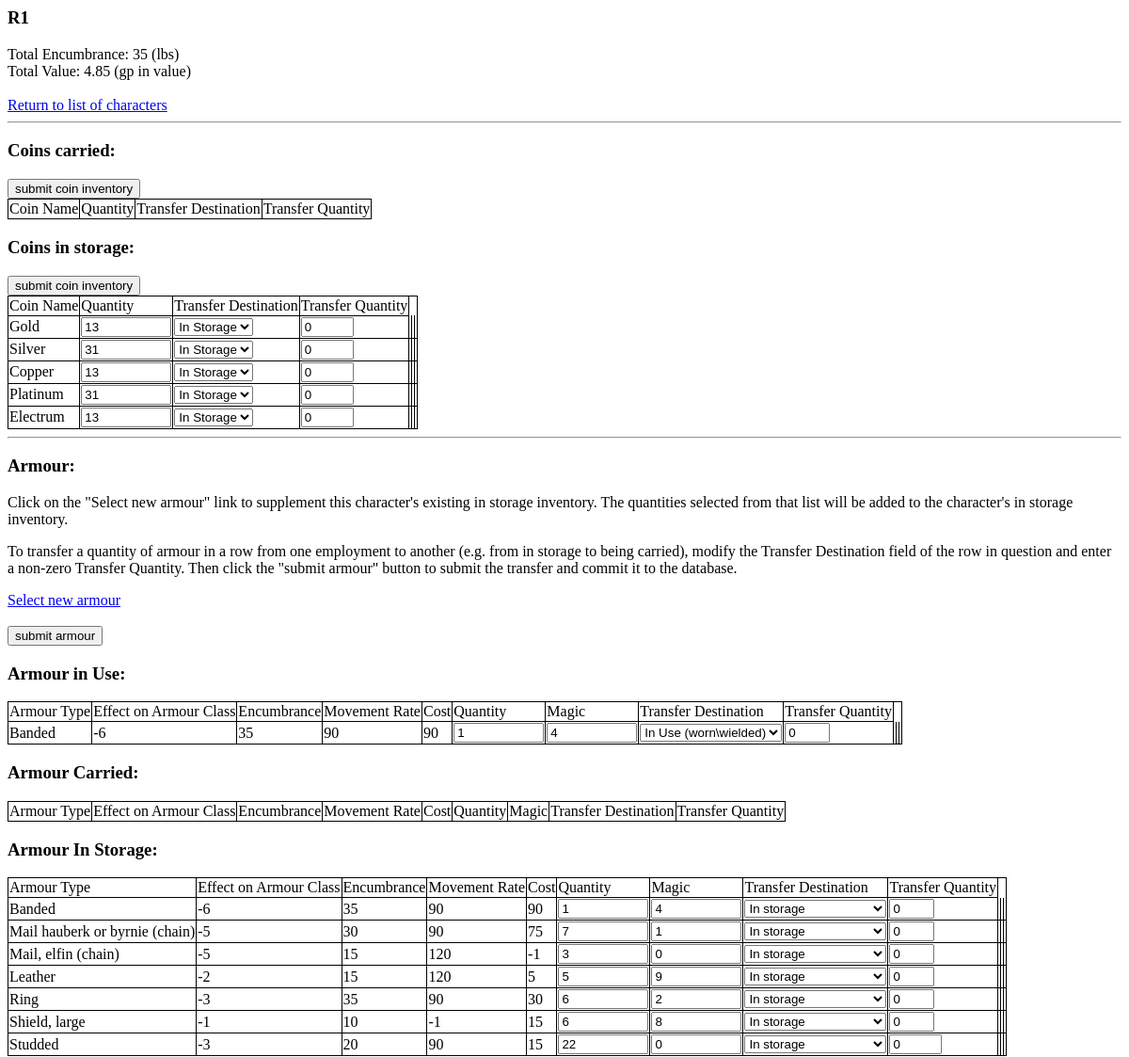
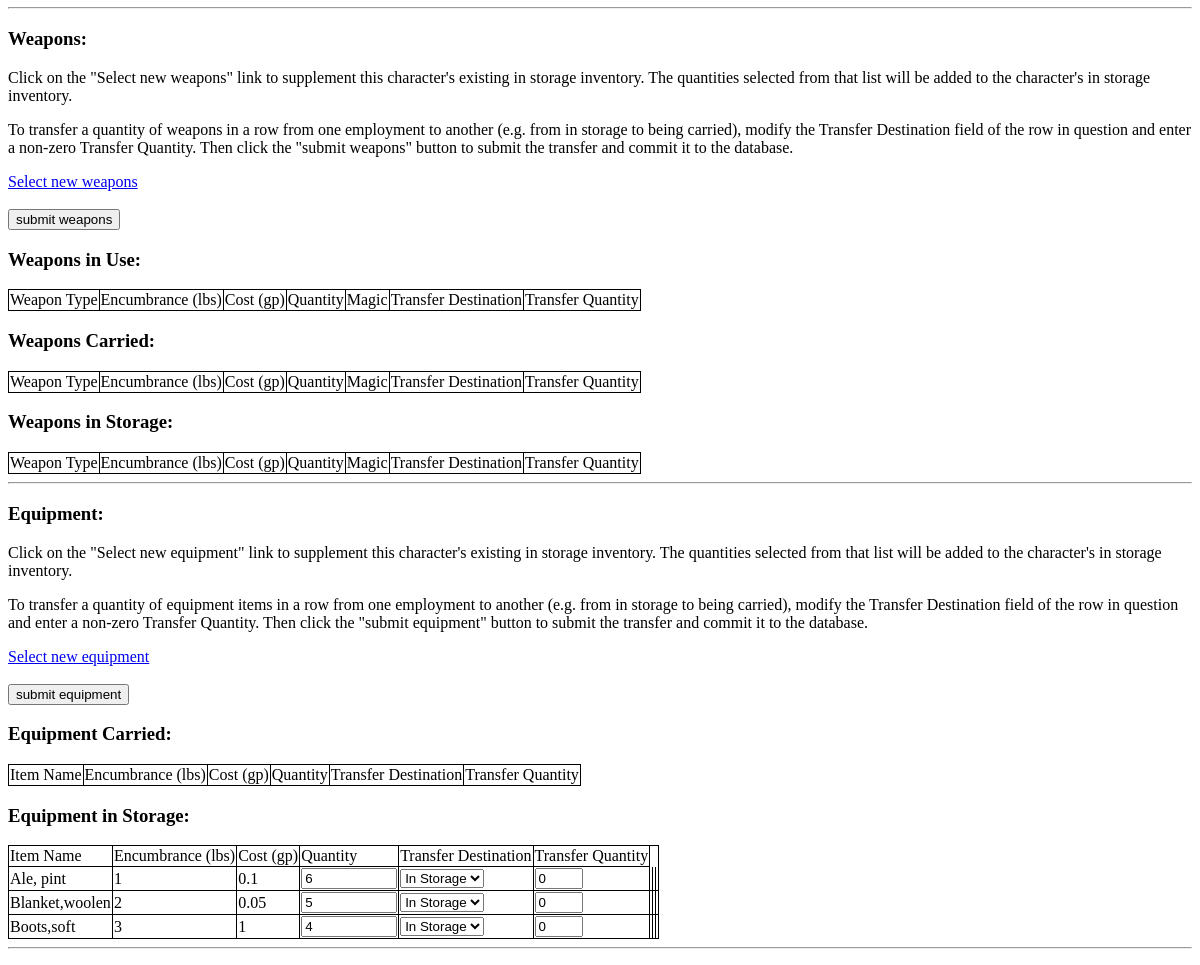
/osric_character_tools/equipcharacter.php?CharacterId=45, run on the app's committed database (2 pictures, top to bottom).
### tables this page shows
CREATE TABLE IF NOT EXISTS `characters` (
  `CharacterName` varchar(255) NOT NULL,
  `CharacterGender` int(11) NOT NULL,
  `CharacterAge` float NOT NULL,
  `CharacterHeight` float NOT NULL,
  `CharacterWeight` float NOT NULL,
  `CharacterId` bigint(20) unsigned NOT NULL AUTO_INCREMENT,
  `CharacterAlignment` int(11) NOT NULL,
  `RaceId` bigint(20) NOT NULL,
  PRIMARY KEY (`CharacterId`)
);

CREATE TABLE IF NOT EXISTS `character_coins` (
  `CharacterCoinId` bigint(20) NOT NULL AUTO_INCREMENT,
  `CharacterId` bigint(20) NOT NULL,
  `CoinId` bigint(20) NOT NULL,
  `Quantity` int(11) NOT NULL,
  `ItemStatusId` int(11) NOT NULL DEFAULT '1',
  PRIMARY KEY (`CharacterCoinId`)
);

CREATE TABLE IF NOT EXISTS `coins` (
  `CoinId` bigint(20) unsigned NOT NULL AUTO_INCREMENT,
  `CoinName` varchar(16) NOT NULL,
  `CoinValueInGoldCoins` float NOT NULL,
  `CoinEncumbranceInLbs` float NOT NULL,
  PRIMARY KEY (`CoinId`),
  UNIQUE KEY `CoinId` (`CoinId`)
);

CREATE TABLE IF NOT EXISTS `character_armour` (
  `CharacterArmourId` bigint(20) NOT NULL AUTO_INCREMENT,
  `CharacterId` bigint(20) NOT NULL,
  `ArmourId` bigint(20) NOT NULL,
  `Quantity` int(11) NOT NULL,
  `ArmourMagic` int(11) NOT NULL DEFAULT '0',
  `EquipmentStatusId` int(11) NOT NULL DEFAULT '1',
  PRIMARY KEY (`CharacterArmourId`),
  KEY `CharacterId` (`CharacterId`,`ArmourId`)
);

CREATE TABLE IF NOT EXISTS `armour` (
  `ArmourId` bigint(20) NOT NULL AUTO_INCREMENT,
  `ArmourType` varchar(32) DEFAULT NULL,
  `ArmourEncumbrance` float NOT NULL,
  `ArmourMovementRate` float NOT NULL,
  `ArmourEffectOnArmourClass` int(11) NOT NULL,
  `ArmourCost` float NOT NULL,
  PRIMARY KEY (`ArmourId`)
);

CREATE TABLE IF NOT EXISTS `character_items` (
  `CharacterItemId` bigint(20) NOT NULL AUTO_INCREMENT,
  `CharacterId` bigint(20) NOT NULL,
  `ItemId` bigint(20) NOT NULL,
  `Quantity` int(11) NOT NULL,
  `ItemStatusId` int(11) NOT NULL DEFAULT '1',
  PRIMARY KEY (`CharacterItemId`)
);

CREATE TABLE IF NOT EXISTS `items` (
  `ItemName` varchar(64) DEFAULT NULL,
  `ItemEncumbrance` float NOT NULL,
  `ItemCost` float NOT NULL,
  `ItemId` bigint(20) unsigned NOT NULL AUTO_INCREMENT,
  UNIQUE KEY `ItemId` (`ItemId`)
);

### osric_character_tools/equipcharacter.php (the view, shortened to what the rows shown need)
<?php
include("./inc/misc.inc");
include("./inc/characterInventory.inc");
include("./inc/charactertblfuncs.inc");
include("./inc/db_funcs.inc");
include("./inc/functions.inc");
$characterId = $_REQUEST['CharacterId'];
$cxn = mysqli_connect($host,$user,$passwd,$dbname) or die("Couldn't connect to server");
$character = getCharacter($cxn,$characterId);
$characterName = $character['CharacterName'];
$totalEncumbranceOnPerson = osricdb_getTotalEncumbranceOnPerson($cxn, $characterId);
$totalValue = getTotalCost($cxn,$characterId);
?>
<html>
<link rel="stylesheet" type="text/css" href="./css/class.css" />
<body>
<form action="editCharacterInventory.php" method="POST">
<?php
echo "<h3>{$characterName}</h3>\n";
echo "Total Encumbrance: \n";
echo "{$totalEncumbranceOnPerson} (lbs)";
echo "<br/>\n";
echo "Total Value: \n";
$totalValueStr = sprintf("%01.2f",$totalValue);
echo "{$totalValueStr} (gp in value)";
echo "<br/>\n<br/>\n";
echo "<a href='characters.php'>Return to list of characters</a>\n";
echo "<hr/>\n";
$itemStatusOptions = osricdb_getItemStatusOptions($cxn);
$offset = 0;
echo "<h3>Coins carried:</h3>\n";
echo "<div><input type='submit' value='submit coin inventory'/></div>\n";
echo "<table id='osric_character_coins'>\n";
echo "<tr><td>Coin Name</td><td>Quantity</td><td>Transfer Destination</td><td>Transfer Quantity</td></tr>\n";
$character_coins_carried = osricdb_getCharacterCoinsCarried($cxn,$characterId);
$num_rows = count($character_coins_carried);
echo "</table>\n";
$offset = $offset + $num_rows;
echo "<h3>Coins in storage:</h3>\n";
echo "<div><input type='submit' value='submit coin inventory'/></div>\n";
echo "<table id='osric_character_coins_in_storage'>\n";
echo "<tr><td>Coin Name</td><td>Quantity</td><td>Transfer Destination</td><td>Transfer Quantity</td></tr>\n";
$character_coins_in_storage = osricdb_getCharacterCoinsInStorage($cxn,$characterId);
$num_rows = count($character_coins_in_storage);
for($i=0;$i<$num_rows;$i++)
{
    $row = $character_coins_in_storage[$i];
    $transferSource = $row['ItemStatusId'];
    $index = $offset + $i;
    echo "<tr>";
    echo "<td>{$row['CoinName']}</td>";
    $coinId = $row['CoinId'];
    $characterCoinId = $row['CharacterCoinId'];
    if($row['Quantity']){
		$coinQuantity = $row['Quantity'];
	}
	else {
		$coinQuantity = 0;
	}
    echo "<td>";
    echo "<input type='number' min='0' max='9999999' name='coin[{$index}][quantity]' value='{$coinQuantity}'></input>";
    echo "</td>";
    echo "<td>";
    html_listbox("coin[{$index}][transferDestination]", $itemStatusOptions, $transferSource);
    echo "</td>";
    echo "<td><input type='number' min='0' max='{$coinQuantity}' name='coin[{$index}][transferQuantity]' value='0'></input></td>";
    echo "<td><input type='hidden' min='0' max='9999999' name='coin[{$index}][transferSource]' value='{$transferSource}'></input></td>";
    echo "<td><input type='hidden' min='0' max='9999999' name='coin[{$index}][coinId]' value='{$coinId}'></input></td>";
    echo "<td><input type='hidden' min='0' max='9999999' name='coin[{$index}][characterCoinId]' value='{$characterCoinId}'></input></td>";
    echo "</tr>\n";
}
echo "</table>\n";
echo "<hr/>\n";
echo "<h3>Armour:</h3>\n";
echo "<p>Click on the \"Select new armour\" link to supplement this character's existing in storage inventory.  The quantities selected from that list will be added to the character's in storage inventory.</p>\n";
echo "<p>To transfer a quantity of armour in a row from one employment to another (e.g. from in storage to being carried), modify the Transfer Destination field of the row in question and enter a non-zero Transfer Quantity. Then click the \"submit armour\" button to submit the transfer and commit it to the database.</p>\n";
echo "<div><a href='selectarmour.php?CharacterId={$characterId}'>Select new armour</a></div>";
echo "<br/>\n";
echo "<div><input type='submit' value='submit armour'/></div>\n";
$offset = 0;
echo "<h3>Armour in Use:</h3>";
echo "<table id='osric_character_armour_in_use'>\n";
echo "<tr><td>Armour Type</td><td>Effect on Armour Class</td><td>Encumbrance</td><td>Movement Rate</td><td>Cost</td><td>Quantity</td><td>Magic</td><td>Transfer Destination</td><td>Transfer Quantity</td></tr>\n";
$character_armour_in_use = osricdb_getCharacterArmourInUse($cxn,$characterId);
$num_rows = count($character_armour_in_use);
for($i=0;$i<$num_rows;$i++)
{
    $row = $character_armour_in_use[$i];
    echo "<tr>";
	echo "<td>{$row['ArmourType']}</td>";
	echo "<td>{$row['ArmourEffectOnArmourClass']}</td>";
    echo "<td>{$row['ArmourEncumbrance']}</td>";
    echo "<td>{$row['ArmourMovementRate']}</td>";
	echo "<td>{$row['ArmourCost']}</td>";
    $characterArmourId = $row['CharacterArmourId'];
    $armourId = $row['ArmourId'];
    if($row['Quantity']){
		$armourQuantity = $row['Quantity'];
	}
	else {
		$armourQuantity = 0;
	}
    $armourMagic = $row['ArmourMagic'];
    $transferSource = $row['EquipmentStatusId'];
    $index = $offset + $i;
	echo "<td><input type='number' min='0' max='9999999' name='armour[{$index}][quantity]' value='{$armourQuantity}' readonly='readonly'></input></td>";
    echo "<td><input type='number' min='0' max='9999999' name='armour[{$index}][armourMagic]' value='{$armourMagic}' readonly='readonly'></input></td>";
    echo "<td>";
    echo "</td>";
    echo "<td><input type='number' min='0' max='{$armourQuantity}' name='armour[{$index}][transferQuantity]' value='0'></input></td>";
    echo "<td><input type='hidden' min='0' max='9999999' name='armour[{$index}][transferSource]' value='{$transferSource}'></input></td>";
    echo "<td><input type='hidden' min='0' max='9999999' name='armour[{$index}][armourId]' value='{$armourId}'></input></td>";
    echo "<td><input type='hidden' min='0' max='9999999' name='armour[{$index}][characterArmourId]' value='{$characterArmourId}'></input></td>";
    echo "</tr>\n";
}
echo "</table>\n";
$offset = $offset + $num_rows;
echo "<h3>Armour Carried:</h3>";
echo "<table id='osric_character_armour_carried'>\n";
echo "<tr><td>Armour Type</td><td>Effect on Armour Class</td><td>Encumbrance</td><td>Movement Rate</td><td>Cost</td><td>Quantity</td><td>Magic</td><td>Transfer Destination</td><td>Transfer Quantity</td></tr>\n";
$character_armour_carried = osricdb_getCharacterArmourCarried($cxn,$characterId);
$num_rows = count($character_armour_carried);
echo "</table>\n";
$offset = $offset + $num_rows;
echo "<h3>Armour In Storage: </h3>";
$character_armour_in_storage = osricdb_getCharacterArmourInStorage($cxn,$characterId);
$num_rows = count($character_armour_in_storage);
echo "<table id='osric_character_armour_in_storage'>";
echo "<tr><td>Armour Type</td><td>Effect on Armour Class</td><td>Encumbrance</td><td>Movement Rate</td><td>Cost</td><td>Quantity</td><td>Magic</td><td>Transfer Destination</td><td>Transfer Quantity</td></tr>\n";
for($i=0;$i<$num_rows;$i++)
{
    $row = $character_armour_in_storage[$i];
    echo "<tr>";
	echo "<td>{$row['ArmourType']}</td>";
	echo "<td>{$row['ArmourEffectOnArmourClass']}</td>";
    echo "<td>{$row['ArmourEncumbrance']}</td>";
    echo "<td>{$row['ArmourMovementRate']}</td>";
	echo "<td>{$row['ArmourCost']}</td>";
    $characterArmourId = $row['CharacterArmourId'];
    $armourId = $row['ArmourId'];
    if($row['Quantity']){
		$armourQuantity = $row['Quantity'];
	}
	else {
		$armourQuantity = 0;
	}
    $armourMagic = $row['ArmourMagic'];
    $transferSource = $row['EquipmentStatusId'];
    $index = $offset + $i;
	echo "<td><input type='number' min='0' max='9999999' name='armour[{$index}][quantity]' value='{$armourQuantity}' readonly='readonly'></input></td>";
    echo "<td><input type='number' min='0' max='9999999' name='armour[{$index}][armourMagic]' value='{$armourMagic}' readonly='readonly'></input></td>";
    echo "<td>";
    echo "</td>";
    echo "<td><input type='number' min='0' max='{$armourQuantity}' name='armour[{$index}][transferQuantity]' value='0'></input></td>";
    echo "<td><input type='hidden' min='0' max='9999999' name='armour[{$index}][transferSource]' value='{$transferSource}'></input></td>";
    echo "<td><input type='hidden' min='0' max='9999999' name='armour[{$index}][armourId]' value='{$armourId}'></input></td>";
    echo "<td><input type='hidden' min='0' max='9999999' name='armour[{$index}][characterArmourId]' value='{$characterArmourId}'></input></td>";
    echo "</tr>\n";
}
echo "</table>\n";
echo "<hr/>\n";
echo "<h3>Weapons:</h3>";
echo "<p>Click on the \"Select new weapons\" link to supplement this character's existing in storage inventory.  The quantities selected from that list will be added to the character's in storage inventory.</p>\n";
echo "<p>To transfer a quantity of weapons in a row from one employment to another (e.g. from in storage to being carried), modify the Transfer Destination field of the row in question and enter a non-zero Transfer Quantity. Then click the \"submit weapons\" button to submit the transfer and commit it to the database.</p>\n";
echo "<div><a href='selectweapons.php?CharacterId={$characterId}'>Select new weapons</a></div>";
echo "<br/>";
echo "<div><input type='submit' value='submit weapons'/></div>";
echo "<h3>Weapons in Use:</h3>";
echo "<table id='osric_character_weapons_in_use'>\n";
echo "<tr><td>Weapon Type</td><td>Encumbrance (lbs)</td><td>Cost (gp)</td><td>Quantity</td><td>Magic</td><td>Transfer Destination</td><td>Transfer Quantity</td></tr>";
echo "</table>\n";
echo "<h3>Weapons Carried:</h3>\n";
echo "<table id='osric_character_weapons_carried'>\n";
echo "<tr><td>Weapon Type</td><td>Encumbrance (lbs)</td><td>Cost (gp)</td><td>Quantity</td><td>Magic</td><td>Transfer Destination</td><td>Transfer Quantity</td></tr>";
echo "</table>\n";
echo "<h3>Weapons in Storage:</h3>\n";
echo "<table id='osric_character_weapons_in_storage'>\n";
echo "<tr><td>Weapon Type</td><td>Encumbrance (lbs)</td><td>Cost (gp)</td><td>Quantity</td><td>Magic</td><td>Transfer Destination</td><td>Transfer Quantity</td></tr>";
echo "</table>\n";
echo "<hr/>\n";
echo "<h3>Equipment:</h3>";
echo "<p>Click on the \"Select new equipment\" link to supplement this character's existing in storage inventory.  The quantities selected from that list will be added to the character's in storage inventory.</p>\n";
echo "<p>To transfer a quantity of equipment items in a row from one employment to another (e.g. from in storage to being carried), modify the Transfer Destination field of the row in question and enter a non-zero Transfer Quantity. Then click the \"submit equipment\" button to submit the transfer and commit it to the database.</p>\n";
echo "<div><a href='selectequipment.php?CharacterId={$characterId}'>Select new equipment</a></div>";
echo "<br/>";
echo "<div><input type='submit' value='submit equipment'/></div>";
$offset = 0;
echo "<h3>Equipment Carried:</h3>\n";
echo "<table id='osric_character_equipment_carried'>";
echo "<tr><td>Item Name</td><td>Encumbrance (lbs)</td><td>Cost (gp)</td><td>Quantity</td><td>Transfer Destination</td><td>Transfer Quantity</td></tr>";
$itemQuantity = 0;
$character_items_carried = osricdb_getCharacterItemsCarried($cxn,$characterId);
$num_rows = count($character_items_carried);
echo "</table>\n";
$offset = $offset + $num_rows;
echo "<h3>Equipment in Storage:</h3>\n";
echo "<table id='osric_character_equipment_in_storage'>";
echo "<tr><td>Item Name</td><td>Encumbrance (lbs)</td><td>Cost (gp)</td><td>Quantity</td><td>Transfer Destination</td><td>Transfer Quantity</td></tr>";
$character_items_in_storage = osricdb_getCharacterItemsInStorage($cxn,$characterId);
$num_rows = count($character_items_in_storage);
for($i=0;$i<$num_rows;$i++)
{
    $row = $character_items_in_storage[$i];
	echo "<tr>";
	echo "<td>{$row['ItemName']}</td>";
	echo "<td>{$row['ItemEncumbrance']}</td>";
	echo "<td>{$row['ItemCost']}</td>";
    $transferSource = $row['ItemStatusId'];
    $characterItemId = $row['CharacterItemId'];
	$itemId = $row['ItemId'];
    $index = $offset + $i;
    if($row['Quantity']){
		$itemQuantity = $row['Quantity'];
	}
	else {
		$itemQuantity = 0;
	}
	echo "<td><input type='number' min='0' max='9999999' name='item[{$index}][quantity]' value='{$itemQuantity}'></input></td>";
    echo "<td>";
    echo "</td>";
    echo "<td><input type='number' min='0' max='{$itemQuantity}' name='item[{$index}][transferQuantity]' value='0'></input></td>";
    echo "<td><input type='hidden' min='0' max='9999999' name='item[{$index}][transferSource]' value='{$transferSource}'></input></td>";
    echo "<td><input type='hidden' min='0' max='9999999' name='item[{$index}][itemId]' value='{$itemId}'></input></td>";
    echo "<td><input type='hidden' min='0' max='9999999' name='item[{$index}][characterItemId]' value='{$characterItemId}'></input></td>";
    echo "</tr>\n";
}
echo "</table>\n";
echo "<hr/>\n";
?>
</form>
</body>
</html>

### osric_character_tools/inc/functions.inc
<?php
function html_listbox($name, $options, $selected_value)
{
    echo "<select name='$name'>";
	foreach($options as $val=>$label)
	{
		echo "<option value='{$val}'";
		if($val == $selected_value)
		{
			echo "selected";
		}
		echo ">{$label}</option>";
	}
	echo "</select>";
}
?>

### data on the page
characters: CharacterName "R1"
character_coins: CoinId.CoinName "Gold", Quantity "13", ItemStatusId "In Storage", value "0"
character_coins: CoinId.CoinName "Silver", Quantity "31", ItemStatusId "In Storage"
character_coins: CoinId.CoinName "Copper", Quantity "13", ItemStatusId "In Storage"
character_coins: CoinId.CoinName "Platinum", Quantity "31", ItemStatusId "In Storage"
character_coins: CoinId.CoinName "Electrum", Quantity "13", ItemStatusId "In Storage"
character_armour: ArmourId.ArmourType "Banded", ArmourId.ArmourEffectOnArmourClass "-6", ArmourId.ArmourEncumbrance "35", ArmourId.ArmourMovementRate "90", ArmourId.ArmourCost "90", Quantity "1", ArmourMagic "4", EquipmentStatusId "In Use (worn\\wielded)", value "0"
character_armour: ArmourId.ArmourType "Banded", ArmourId.ArmourEffectOnArmourClass "-6", ArmourId.ArmourEncumbrance "35", ArmourId.ArmourMovementRate "90", ArmourId.ArmourCost "90", Quantity "1", ArmourMagic "4", Quantity "In storage"
character_armour: ArmourId.ArmourType "Mail hauberk or byrnie (chain)", ArmourId.ArmourEffectOnArmourClass "-5", ArmourId.ArmourEncumbrance "30", ArmourId.ArmourMovementRate "90", ArmourId.ArmourCost "75", Quantity "7", ArmourMagic "1", ArmourMagic "In storage"
character_armour: ArmourId.ArmourType "Mail, elfin (chain)", ArmourId.ArmourEffectOnArmourClass "-5", ArmourId.ArmourEncumbrance "15", ArmourId.ArmourMovementRate "120", ArmourId.ArmourCost "-1", Quantity "3", ArmourMagic "0", EquipmentStatusId "In storage"
character_armour: ArmourId.ArmourType "Leather", ArmourId.ArmourEffectOnArmourClass "-2", ArmourId.ArmourEncumbrance "15", ArmourId.ArmourMovementRate "120", ArmourId.ArmourCost "5", Quantity "5", ArmourMagic "9", EquipmentStatusId "In storage"
character_armour: ArmourId.ArmourType "Ring", ArmourId.ArmourEffectOnArmourClass "-3", ArmourId.ArmourEncumbrance "35", ArmourId.ArmourMovementRate "90", ArmourId.ArmourCost "30", Quantity "6", ArmourMagic "2", EquipmentStatusId "In storage"
character_armour: ArmourId.ArmourType "Shield, large", ArmourId.ArmourEffectOnArmourClass "-1", ArmourId.ArmourEncumbrance "10", ArmourId.ArmourMovementRate "-1", ArmourId.ArmourCost "15", Quantity "6", ArmourMagic "8", EquipmentStatusId "In storage"
character_armour: ArmourId.ArmourType "Studded", ArmourId.ArmourEffectOnArmourClass "-3", ArmourId.ArmourEncumbrance "20", ArmourId.ArmourMovementRate "90", ArmourId.ArmourCost "15", Quantity "22", ArmourMagic "0", EquipmentStatusId "In storage"
character_items: ItemId.ItemName "Ale, pint", ItemId.ItemEncumbrance "1", ItemId.ItemCost "0.1", Quantity "6", ItemStatusId "In Storage", value "0"
character_items: ItemId.ItemName "Blanket,woolen", ItemId.ItemEncumbrance "2", ItemId.ItemCost "0.05", Quantity "5", ItemStatusId "In Storage"
character_items: ItemId.ItemName "Boots,soft", ItemId.ItemEncumbrance "3", ItemId.ItemCost "1", Quantity "4", ItemStatusId "In Storage"

### other printed values
$totalEncumbranceOnPerson "35"
$totalValueStr "4.85"
